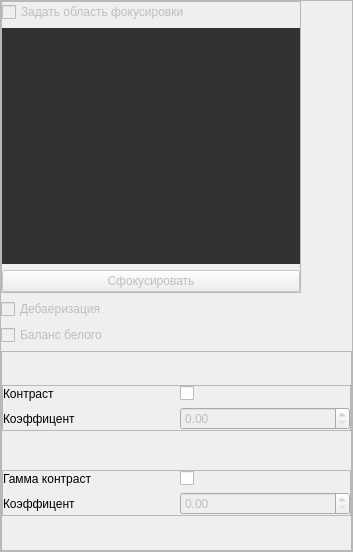
             <widget class="QWidget" name="imageProcessPage">
              <property name="enabled">
               <bool>true</bool>
              </property>
              <property name="geometry">
               <rect>
                <x>0</x>
                <y>0</y>
                <width>353</width>
                <height>552</height>
               </rect>
              </property>
              <attribute name="label">
               <string>Алгоритмы</string>
              </attribute>
              <layout class="QVBoxLayout" name="verticalLayout_10">
               <property name="leftMargin">
                <number>0</number>
               </property>
               <property name="topMargin">
                <number>0</number>
               </property>
               <property name="rightMargin">
                <number>0</number>
               </property>
               <property name="bottomMargin">
                <number>0</number>
               </property>
               <item>
                <widget class="QFrame" name="imageProcessFrame">
                 <property name="enabled">
                  <bool>true</bool>
                 </property>
                 <property name="frameShape">
                  <enum>QFrame::StyledPanel</enum>
                 </property>
                 <property name="frameShadow">
                  <enum>QFrame::Raised</enum>
                 </property>
                 <layout class="QVBoxLayout" name="verticalLayout_11">
                  <property name="leftMargin">
                   <number>0</number>
                  </property>
                  <property name="topMargin">
                   <number>0</number>
                  </property>
                  <property name="rightMargin">
                   <number>0</number>
                  </property>
                  <property name="bottomMargin">
                   <number>0</number>
                  </property>
                  <item>
                   <widget class="QFrame" name="focusControlFrame">
                    <property name="enabled">
                     <bool>true</bool>
                    </property>
                    <property name="sizePolicy">
                     <sizepolicy hsizetype="Fixed" vsizetype="Fixed">
                      <horstretch>0</horstretch>
                      <verstretch>0</verstretch>
                     </sizepolicy>
                    </property>
                    <property name="maximumSize">
                     <size>
                      <width>300</width>
                      <height>300</height>
                     </size>
                    </property>
                    <property name="frameShape">
                     <enum>QFrame::StyledPanel</enum>
                    </property>
                    <property name="frameShadow">
                     <enum>QFrame::Raised</enum>
                    </property>
                    <layout class="QVBoxLayout" name="verticalLayout_16">
                     <property name="leftMargin">
                      <number>0</number>
                     </property>
                     <property name="topMargin">
                      <number>0</number>
                     </property>
                     <property name="rightMargin">
                      <number>0</number>
                     </property>
                     <property name="bottomMargin">
                      <number>0</number>
                     </property>
                     <item>
                      <widget class="QCheckBox" name="cameraEnableFocusCheckBox">
                       <property name="enabled">
                        <bool>false</bool>
                       </property>
                       <property name="text">
                        <string>Задать область фокусировки</string>
                       </property>
                      </widget>
                     </item>
                     <item>
                      <widget class="QLabel" name="cameraFocusRoiLabel">
                       <property name="sizePolicy">
                        <sizepolicy hsizetype="Ignored" vsizetype="Ignored">
                         <horstretch>0</horstretch>
                         <verstretch>0</verstretch>
                        </sizepolicy>
                       </property>
                       <property name="styleSheet">
                        <string notr="true">background-color: rgb(50, 50, 50)</string>
                       </property>
                       <property name="text">
                        <string/>
                       </property>
                       <property name="scaledContents">
                        <bool>true</bool>
                       </property>
                      </widget>
                     </item>
                     <item>
                      <widget class="QPushButton" name="cameraFocusButton">
                       <property name="enabled">
                        <bool>false</bool>
                       </property>
                       <property name="text">
                        <string>Сфокусировать</string>
                       </property>
                      </widget>
                     </item>
                    </layout>
                   </widget>
                  </item>
                  <item>
                   <widget class="QCheckBox" name="debayerCheckBox">
                    <property name="enabled">
                     <bool>false</bool>
                    </property>
                    <property name="text">
                     <string>Дебаеризация</string>
                    </property>
                   </widget>
                  </item>
                  <item>
                   <widget class="QCheckBox" name="whiteBalanceCheckBox">
                    <property name="enabled">
                     <bool>false</bool>
                    </property>
                    <property name="text">
                     <string>Баланс белого</string>
                    </property>
                   </widget>
                  </item>
                  <item>
                   <widget class="QFrame" name="contrastsFrame">
                    <property name="enabled">
                     <bool>true</bool>
                    </property>
                    <property name="sizePolicy">
                     <sizepolicy hsizetype="Preferred" vsizetype="Fixed">
                      <horstretch>0</horstretch>
                      <verstretch>0</verstretch>
                     </sizepolicy>
                    </property>
                    <property name="minimumSize">
                     <size>
                      <width>0</width>
                      <height>200</height>
                     </size>
                    </property>
                    <property name="frameShape">
                     <enum>QFrame::StyledPanel</enum>
                    </property>
                    <property name="frameShadow">
                     <enum>QFrame::Raised</enum>
                    </property>
                    <layout class="QVBoxLayout" name="verticalLayout_12">
                     <property name="leftMargin">
                      <number>0</number>
                     </property>
                     <property name="topMargin">
                      <number>0</number>
                     </property>
                     <property name="rightMargin">
                      <number>0</number>
                     </property>
                     <property name="bottomMargin">
                      <number>0</number>
                     </property>
                     <item>
                      <widget class="QFrame" name="contrastFrame">
                       <property name="sizePolicy">
                        <sizepolicy hsizetype="Preferred" vsizetype="Fixed">
                         <horstretch>0</horstretch>
                         <verstretch>0</verstretch>
                        </sizepolicy>
                       </property>
                       <property name="frameShape">
                        <enum>QFrame::StyledPanel</enum>
                       </property>
                       <property name="frameShadow">
                        <enum>QFrame::Raised</enum>
                       </property>
                       <layout class="QGridLayout" name="gridLayout_4">
                        <property name="leftMargin">
                         <number>0</number>
                        </property>
                        <property name="topMargin">
                         <number>0</number>
                        </property>
                        <property name="rightMargin">
                         <number>0</number>
                        </property>
                        <property name="bottomMargin">
                         <number>0</number>
                        </property>
                        <item row="1" column="0">
                         <widget class="QLabel" name="contrastLabel">
                          <property name="text">
                           <string>Контраст</string>
                          </property>
                         </widget>
                        </item>
                        <item row="3" column="0">
                         <widget class="QLabel" name="contrastAlphaLabel">
                          <property name="text">
                           <string>Коэффицент</string>
                          </property>
                         </widget>
                        </item>
                        <item row="1" column="1">
                         <widget class="QCheckBox" name="contrastEnableCheckBox">
                          <property name="text">
                           <string/>
                          </property>
                         </widget>
                        </item>
                        <item row="3" column="1">
                         <widget class="QDoubleSpinBox" name="contrastAlphaSpinBox">
                          <property name="enabled">
                           <bool>false</bool>
                          </property>
                         </widget>
                        </item>
                       </layout>
                      </widget>
                     </item>
                     <item>
                      <widget class="QFrame" name="gammaContrastFrame">
                       <property name="enabled">
                        <bool>true</bool>
                       </property>
                       <property name="sizePolicy">
                        <sizepolicy hsizetype="Preferred" vsizetype="Fixed">
                         <horstretch>0</horstretch>
                         <verstretch>0</verstretch>
                        </sizepolicy>
                       </property>
                       <property name="frameShape">
                        <enum>QFrame::StyledPanel</enum>
                       </property>
                       <property name="frameShadow">
                        <enum>QFrame::Raised</enum>
                       </property>
                       <layout class="QGridLayout" name="gridLayout_5">
                        <property name="leftMargin">
                         <number>0</number>
                        </property>
                        <property name="topMargin">
                         <number>0</number>
                        </property>
                        <property name="rightMargin">
                         <number>0</number>
                        </property>
                        <property name="bottomMargin">
                         <number>0</number>
                        </property>
                        <item row="1" column="1">
                         <widget class="QLabel" name="gammaCoeffLabel">
                          <property name="text">
                           <string>Коэффицент</string>
                          </property>
                         </widget>
                        </item>
                        <item row="0" column="1">
                         <widget class="QLabel" name="gammaContrastLabel">
                          <property name="text">
                           <string>Гамма контраст</string>
                          </property>
                         </widget>
                        </item>
                        <item row="0" column="3">
                         <widget class="QCheckBox" name="gammaContrastEnableCheckBox">
                          <property name="text">
                           <string/>
                          </property>
                         </widget>
                        </item>
                        <item row="1" column="3">
                         <widget class="QDoubleSpinBox" name="gammaCoeffSpinBox">
                          <property name="enabled">
                           <bool>false</bool>
                          </property>
                         </widget>
                        </item>
                       </layout>
                      </widget>
                     </item>
                    </layout>
                   </widget>
                  </item>
                 </layout>
                </widget>
               </item>
              </layout>
             </widget>
